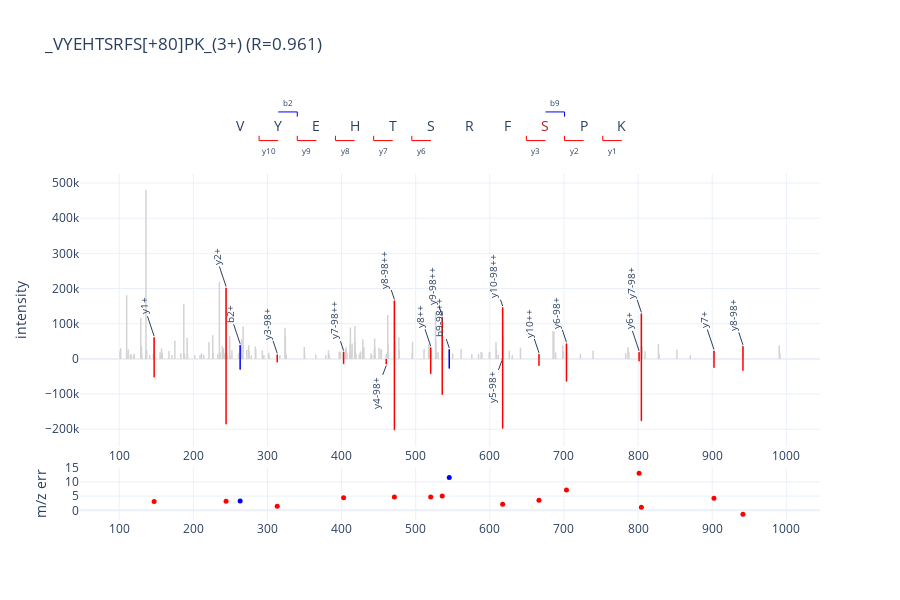

Notebook cell for this chart:
### Code cell
from alpharaw.viz.df_utils import make_psm_plot_df_for_peptide

spec_idx = plot_psm.spec_idx.values[0]
peak_mzs, peak_intens = ms_data.get_peaks(spec_idx)

pred_inten_df = model_mgr.predict_ms2(plot_psm)

plot_df = make_psm_plot_df_for_peptide(
    peak_mzs, peak_intens,
    sequence=plot_psm.sequence.values[0],
    mods=plot_psm.mods.values[0],
    mod_sites=plot_psm.mod_sites.values[0],
    charge=plot_psm.charge.values[0],
    charged_frag_types=pred_inten_df.columns.values,
    fragment_intensity_df=pred_inten_df,
)
psm_plotter.plot(plot_df, 
    plot_psm.sequence.values[0], 
    plot_df.modified_sequence.values[0], 
    plot_unmatched_peaks=True
)
